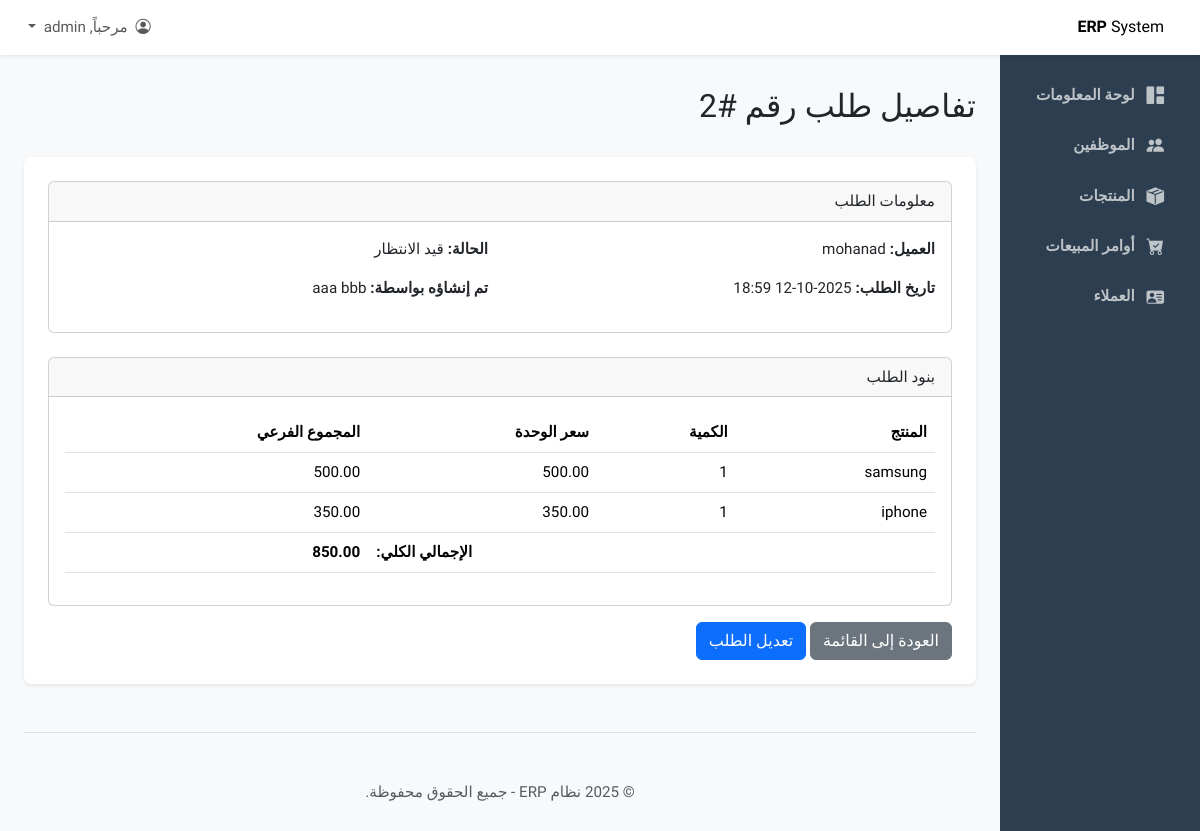
Screenshot of /sales/orders/2/ (signed in) with the database file from the repository.
### sales/models.py (models this page shows, shortened)
class SalesOrder(models.Model):
    STATUS_CHOICES = [
        ('PENDING', 'قيد الانتظار'),
        ('PROCESSING', 'قيد المعالجة'),
        ('SHIPPED', 'تم الشحن'),
        ('DELIVERED', 'تم التسليم'),
        ('CANCELLED', 'ملغى'),
    ]
    customer = models.ForeignKey(Customer, on_delete=models.CASCADE, verbose_name="العميل")
    order_date = models.DateTimeField(default=timezone.now, verbose_name="تاريخ الطلب")
    status = models.CharField(max_length=20, choices=STATUS_CHOICES, default='PENDING', verbose_name="حالة الطلب")
    total_amount = models.DecimalField(max_digits=10, decimal_places=2, default=0.00, verbose_name="المبلغ الإجمالي")
    created_by = models.ForeignKey(Employee, on_delete=models.SET_NULL, null=True, blank=True, verbose_name="تم إنشاؤه بواسطة")
    class Meta:
        verbose_name = "أمر مبيع"
        verbose_name_plural = "أوامر المبيعات"

class Customer(models.Model):
    name = models.CharField(max_length=200, verbose_name="اسم العميل")
    email = models.EmailField(blank=True, null=True, verbose_name="البريد الإلكتروني")
    phone_number = models.CharField(max_length=20, blank=True, null=True, verbose_name="رقم الهاتف")
    address = models.TextField(blank=True, null=True, verbose_name="العنوان")
    class Meta:
        verbose_name = "العميل"
        verbose_name_plural = "العملاء"

class OrderItem(models.Model):
    order = models.ForeignKey(SalesOrder, on_delete=models.CASCADE, related_name='items', verbose_name="أمر المبيع")
    product = models.ForeignKey(Product, on_delete=models.CASCADE, verbose_name="المنتج")
    quantity = models.PositiveIntegerField(verbose_name="الكمية")
    unit_price = models.DecimalField(max_digits=10, decimal_places=2, verbose_name="سعر الوحدة")
    subtotal = models.DecimalField(max_digits=10, decimal_places=2, verbose_name="المجموع الفرعي")
    class Meta:
        verbose_name = "بند في الطلب"
        verbose_name_plural = "بنود الطلبات"

### employees/models.py (models this page shows)
class Employee(models.Model):
    user = models.OneToOneField(User, on_delete=models.CASCADE, related_name='employee_profile', null=True, blank=True)
    employee_id = models.CharField(max_length=20, unique=True, verbose_name="رقم الموظف")
    first_name = models.CharField(max_length=100, verbose_name="الاسم الأول")
    last_name = models.CharField(max_length=100, verbose_name="الاسم الأخير")
    email = models.EmailField(unique=True, verbose_name="البريد الإلكتروني")
    phone_number = models.CharField(max_length=20, blank=True, null=True, verbose_name="رقم الهاتف")
    address = models.TextField(blank=True, null=True, verbose_name="العنوان")
    hire_date = models.DateField(verbose_name="تاريخ التعيين")
    salary = models.DecimalField(max_digits=10, decimal_places=2, verbose_name="الراتب")
    is_active = models.BooleanField(default=True, verbose_name="نشط")
    def __str__(self):
        return f"{self.first_name} {self.last_name}"
    class Meta:
        verbose_name = "الموظف"
        verbose_name_plural = "الموظفين"

### inventory/models.py (models this page shows, shortened)
class Product(models.Model):
    name = models.CharField(max_length=200, unique=True, verbose_name="اسم المنتج")
    description = models.TextField(blank=True, null=True, verbose_name="الوصف")
    sku = models.CharField(max_length=50, unique=True, verbose_name="SKU (رقم المنتج)")
    purchase_price = models.DecimalField(max_digits=10, decimal_places=2, verbose_name="سعر الشراء")
    sale_price = models.DecimalField(max_digits=10, decimal_places=2, verbose_name="سعر البيع")
    quantity_in_stock = models.PositiveIntegerField(default=0, verbose_name="الكمية في المخزون")
    unit_of_measure = models.CharField(max_length=50, verbose_name="وحدة القياس", help_text="مثال: قطعة، كجم، لتر")
    supplier = models.ForeignKey(Supplier, on_delete=models.SET_NULL, null=True, blank=True, verbose_name="المورد")
    reorder_level = models.PositiveIntegerField(default=10, verbose_name="حد إعادة الطلب")
    class Meta:
        verbose_name = "المنتج"
        verbose_name_plural = "المنتجات"

### sales/views.py (the view)
# urls.py: path('<int:pk>/', views.sales_order_detail_view, name='sales_order_detail'),
@login_required
@permission_required('sales.view_salesorder', raise_exception=True)
def sales_order_detail_view(request, pk):
    order = get_object_or_404(SalesOrder.objects.prefetch_related('items', 'items__product'), pk=pk)
    return render(request, 'sales/sales_order_detail.html', {'order': order})

### sales/templates/sales/sales_order_detail.html (shortened to what this page needs)
{% extends "base.html" %}
{% block page_title %}تفاصيل طلب رقم #{{ order.id }}{% endblock %}
{% block content %}
<div class="card">
    <div class="card-header">
        معلومات الطلب
    </div>
    <div class="card-body">
        <div class="row">
            <div class="col-md-6">
                <p><strong>العميل:</strong> {{ order.customer.name }}</p>
                <p><strong>تاريخ الطلب:</strong> {{ order.order_date|date:"Y-m-d H:i" }}</p>
            </div>
            <div class="col-md-6">
                <p><strong>الحالة:</strong> {{ order.get_status_display }}</p>
                <p><strong>تم إنشاؤه بواسطة:</strong> {{ order.created_by|default:"--" }}</p>
            </div>
        </div>
    </div>
</div>
<div class="card mt-4">
    <div class="card-header">
        بنود الطلب
    </div>
    <div class="card-body">
        <table class="table">
            <thead>
                <tr>
                    <th>المنتج</th>
                    <th>الكمية</th>
                    <th>سعر الوحدة</th>
                    <th>المجموع الفرعي</th>
                </tr>
            </thead>
            <tbody>
                {% for item in order.items.all %}
                <tr>
                    <td>{{ item.product.name }}</td>
                    <td>{{ item.quantity }}</td>
                    <td>{{ item.unit_price }}</td>
                    <td>{{ item.subtotal }}</td>
                </tr>
                {% endfor %}
            </tbody>
            <tfoot>
                <tr>
                    <th colspan="3" class="text-end">الإجمالي الكلي:</th>
                    <th>{{ order.total_amount }}</th>
                </tr>
            </tfoot>
        </table>
    </div>
</div>
<div class="mt-3">
    <a href="{% url 'sales_order_list' %}" class="btn btn-secondary">العودة إلى القائمة</a>
    <a href="{% url 'sales_order_edit' pk=order.pk %}" class="btn btn-primary">تعديل الطلب</a>
</div>
{% endblock %}

### static/css/custom.css (style rules this page uses)
body { font-family: 'Cairo', sans-serif; font-size: 0.95rem; background-color: #f8f9fa; }

### rows the page displays
SalesOrder: id "2", customer.name "mohanad", order_date "2025-10-12 18:59", status "قيد الانتظار", created_by "aaa bbb", total_amount "850.00"
OrderItem: product.name "samsung", quantity "1", unit_price "500.00", subtotal "500.00"
OrderItem: product.name "iphone", quantity "1", unit_price "350.00", subtotal "350.00"
